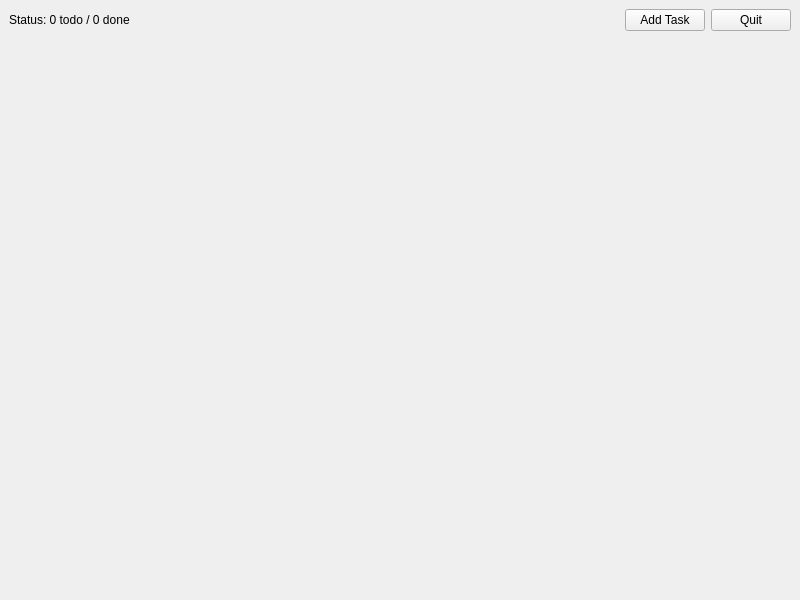
<?xml version="1.0" encoding="UTF-8"?>
<ui version="4.0">
 <class>MainWindow</class>
 <widget class="QMainWindow" name="MainWindow">
  <property name="geometry">
   <rect>
    <x>0</x>
    <y>0</y>
    <width>800</width>
    <height>600</height>
   </rect>
  </property>
  <property name="windowTitle">
   <string>Real-Life Task Manager</string>
  </property>
  <widget class="QWidget" name="centralwidget">
   <layout class="QVBoxLayout" name="verticalLayout">
    <item>
     <layout class="QHBoxLayout" name="toolbarLayout">
      <item>
       <widget class="QLabel" name="statusLabel">
        <property name="text">
         <string>Status: 0 todo / 0 done</string>
        </property>
       </widget>
      </item>
      <item>
       <spacer name="horizontalSpacer">
        <property name="orientation">
         <enum>Qt::Horizontal</enum>
        </property>
        <property name="sizeHint" stdset="0">
         <size>
          <width>40</width>
          <height>20</height>
         </size>
        </property>
       </spacer>
      </item>
      <item>
       <widget class="QPushButton" name="addTaskButton">
        <property name="text">
         <string>Add Task</string>
        </property>
       </widget>
      </item>
      <item>
       <widget class="QPushButton" name="quitButton">
        <property name="text">
         <string>Quit</string>
        </property>
       </widget>
      </item>
     </layout>
    </item>
    <item>
     <layout class="QVBoxLayout" name="tasksLayout"/>
    </item>
    <item>
     <spacer name="verticalSpacer">
      <property name="orientation">
       <enum>Qt::Vertical</enum>
      </property>
      <property name="sizeHint" stdset="0">
       <size>
        <width>20</width>
        <height>40</height>
       </size>
      </property>
     </spacer>
    </item>
   </layout>
  </widget>
 </widget>
 <resources/>
 <connections/>
</ui>
